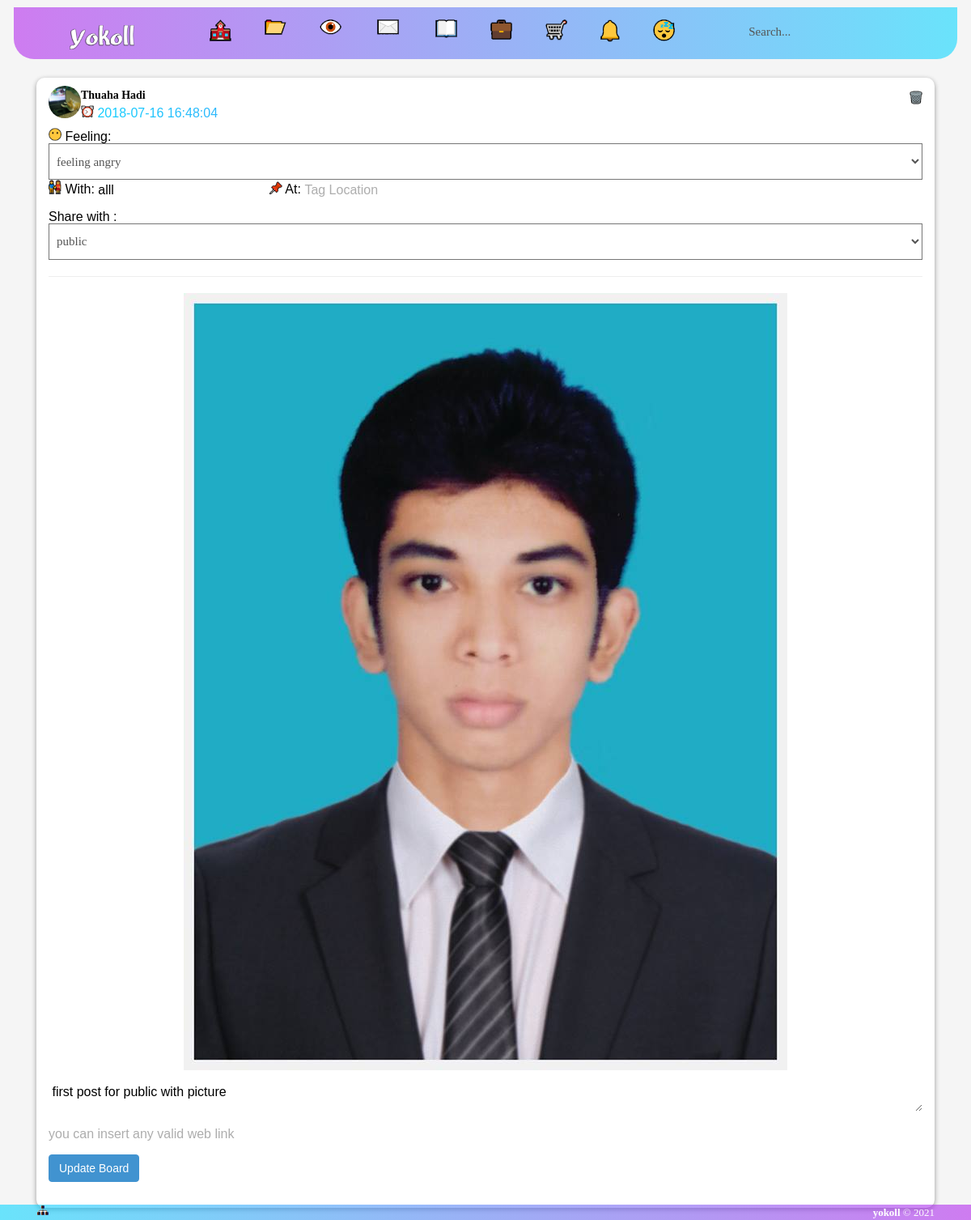
The app's page /post/edit/72 (signed in) with its own data.
### tables this page shows
CREATE TABLE IF NOT EXISTS `members` (
`id` int(225) NOT NULL,
  `fname` varchar(100) NOT NULL,
  `lname` varchar(100) NOT NULL,
  `user` varchar(25) NOT NULL,
  `email` varchar(100) NOT NULL,
  `password` varchar(50) NOT NULL,
  `gender` varchar(100) NOT NULL,
  `address` varchar(300) NOT NULL,
  `city` varchar(100) NOT NULL,
  `country` varchar(50) NOT NULL,
  `contact` varchar(15) NOT NULL,
  `bday` varchar(100) NOT NULL,
  `profilepic` varchar(500) NOT NULL,
  `coverphoto` varchar(500) NOT NULL,
  `bio` varchar(250) NOT NULL,
  `experiences` varchar(200) NOT NULL,
  `primary_school` varchar(100) NOT NULL,
  `high_school` varchar(100) NOT NULL,
  `college` varchar(100) NOT NULL,
  `graduation_college` varchar(100) NOT NULL,
  `work` varchar(100) NOT NULL,
  `art_and_enter` varchar(200) NOT NULL,
  `home_address` varchar(100) NOT NULL,
  `home_city` varchar(100) NOT NULL,
  `home_country` varchar(100) NOT NULL,
  `home_contact` varchar(15) NOT NULL,
  `office_contact` varchar(15) NOT NULL,
  `sub_email` varchar(50) NOT NULL,
  `link` varchar(500) NOT NULL,
  `verified` varchar(200) NOT NULL,
  `real_time` datetime NOT NULL,
  `join_time` varchar(50) NOT NULL,
  `update_time` varchar(25) NOT NULL,
  `security_que` varchar(500) NOT NULL,
  `security_ans` text NOT NULL,
  `search_name` varchar(500) NOT NULL
);

CREATE TABLE IF NOT EXISTS `members_post` (
`id` int(110) NOT NULL,
  `post_id` varchar(11) NOT NULL,
  `name` varchar(11) NOT NULL,
  `pakadtoan` varchar(11) NOT NULL,
  `file` varchar(250) NOT NULL,
  `type` varchar(30) NOT NULL,
  `size` int(11) NOT NULL,
  `feeling` varchar(26) NOT NULL,
  `location` varchar(50) NOT NULL,
  `tag` varchar(50) NOT NULL,
  `link` varchar(500) NOT NULL,
  `content` text NOT NULL,
  `time` timestamp NOT NULL DEFAULT CURRENT_TIMESTAMP,
  `with` varchar(100) NOT NULL,
  `share` varchar(11) NOT NULL
);

### gau_fullstory_edit.php (the view, shortened to what this page needs)
<?php include 'bin/access/social/header.php';?>
<div class="container">
<div class="row">
<div class="col-md-12">
 <?php
     $public=$_GET['id'];
							$hamim3 = mysql_query("SELECT * FROM members_post Where id='$public'");
								while($tuhan3 = mysql_fetch_array($hamim3))
							 {
								$kigur_post=$tuhan3['name'];
		   $hamim4 = mysql_query("SELECT * FROM members where user='$kigur_post'");
		   while($tuhan4 = mysql_fetch_array($hamim4))
								  {?>
     <div class="post_area col-md-12 col-sm-12">
  <img src="http://localhost/social/<?php echo $tuhan4['profilepic']; ?>" class="img-circle post_img">
     <?php $naam=$tuhan4['fname'].' '.$tuhan4['lname'].'&nbsp;'.$tuhan4['verified'];?>
     <strong><?php echo '<a style="text-decoration:none" href=http://localhost/social/user/'.$tuhan4["user"] .'>'.$naam.'</a>';?></strong>
     <div class="post_time">
     <img src="http://localhost/social/bin/access/images/icon/time.PNG" alt="Time" height="16" width="16"> <?php echo $tuhan3['time'];?>
     </div>
      <?php
     $hadi=$tuhan3['name'];
	if($hadi==$_SESSION['SESS_MEMBER_ID'])
		{
		echo '<span class="delete_post pull-right"><a title="Delete Post" href=http://localhost/social/post/delete/'.$tuhan3["id"] .'><img src="http://localhost/social/bin/access/images/icon/bin.PNG" alt="" height="16" width="16"></a></span>';
		}
		else{
			}?>
     <form action="http://localhost/social/update/board.xml" method="post">
     <img src="http://localhost/social/bin/access/images/icon/feeling.PNG" alt="" height="16" width="16"> Feeling:
         <select class="input100" name="feeling">
<option value="<?php echo $tuhan3['feeling'];?>"><?php echo $tuhan3['feeling'];?></option>
</select>
     <img src="http://localhost/social/bin/access/images/icon/with.PNG" alt="With: " height="16" width="16"> With: <input placeholder="Tag your friend" type="text" name="tag" value="<?php echo $tuhan3['tag'];?>">
     <img src="http://localhost/social/bin/access/images/icon/at.PNG" alt="At: " height="16" width="16"> At:  <input type="text" name="location" value="<?php echo $tuhan3['location'];?>" placeholder="Tag Location">
   <br/><br/>
         Share with :
                  <select class="input100" name="share">
<option value="<?php echo $tuhan3['share'];?>"><?php echo $tuhan3['share'];?></option>
         </select>
     <hr/>
     <div align="center">
  <?php
	$hadi=$tuhan3['type'];
	if($hadi=='image/jpeg')
		{
						  echo '<img class="responsive" data-action="zoom" src="http://localhost/social/bin/access/images/member/uploads/'.$tuhan3['file'].' ">';
		}
		?>
         </div><br/>
  <div class="post_content" >
 <textarea style="height:100%; width:100%" name="content" placeholder="write something..."> <?php echo $tuhan3['content'];?> </textarea>
    </div>
    <br/>
 <input type="link" style="width:100%" name="link" value="<?php echo $tuhan3['link'];?>" placeholder="you can insert any valid web link">
    <br/> <br/>
        <button class="btn btn-info" name="submit" type="submit">Update Board</button>
  </form>
    <?php
                                  }
                             }
    ?>
         <br/><br/>
    </div>
</div>
</div>
<?php include 'bin/access/index/footer.php';?>

### bin/access/css/yokoll.css (style rules this page uses)
body,html,.row-offcanvas { height:100%; }
body { padding-top: 0px; }
.post_area { width:100% auto; box-shadow: 0 2px 6px 0 rgba(0, 0, 0, 0.2), 0 2px 6px 0 rgba(0, 0, 0, 0.19); margin-bottom:15px; padding:10px 10px 0px 10px; float:left; border-radius:10px; background-color:#FFFFFF; }
.post_img { height:40px; width:40px; float: left; }
.post_time { margin: 0px 0px 10px 10px; background: linear-gradient(to right, rgba(13, 215, 255,10.0) , rgba(180, 43, 237,10.0)); -webkit-background-clip: text; -webkit-text-fill-color: transparent; }
.post_content { border-bottom:10px; width:auto; font-size:16px; }
.delete_post { margin:-46px 0px 0px 0px; }

### bin/access/css/chat-aria.css (style rules this page uses)
html, body, div, span, applet, object, iframe, h1, h2, h3, h4, h5, h6, p, blockquote, pre, a, abbr, acronym, address, big, cite, code, del, dfn, em, img, ins, kbd, q, s, samp, small, strike, strong, sub, sup, tt, var, b, u, i, center, dl, dt, dd, ol, ul, li, fieldset, form, label, legend, table, caption, tbody, tfoot, thead, tr, th, td, article, aside, canvas, details, embed, figure, figcaption, footer, header, hgroup, menu, nav, output, ruby, section, summary, time, mark, audio, video { margin: 0; padding: 0; border: 0; font-size: 100%; font: inherit; vertical-align: baseline; }
body { line-height: 1; }
html { width: 100%; }
body { width: 100%; color:#FFFFFF; }
@media (min-width: 768px) { body { font-size: 16px; } }
a { text-decoration: none; }
button { cursor: pointer; font-size: inherit; border: 0; }
strong { font-weight: 600; }
img { max-width: 100%; height: auto; }
* { box-sizing: border-box; }

### bin/access/css/main.css (style rules this page uses)
* { margin: 0px; padding: 0px; box-sizing: border-box; }
body, html { height: 100%; font-family: Poppins-Regular, sans-serif; color: #000000; }
a { font-family: Poppins-Regular; font-size: 14px; line-height: 1.7; color: #000000; margin: 0px; transition: all 0.4s; -webkit-transition: all 0.4s; -o-transition: all 0.4s; -moz-transition: all 0.4s; }
input { outline: none; border: none; }
textarea { outline: none; border: none; }
button { outline: none !important; border: none; background: transparent; }
.input100 { font-family: Poppins-Regular; font-size: 15px; color: #555555; line-height: 1.2; display: block; width: 100%; height: 45px; background: transparent; padding: 0 5px; }

### records on screen
members_post: time "2018-07-16 16:48:04", tag "alll", content "first post for public with picture"
members: profilepic (picture), naam "Thuaha Hadi", feeling "feeling angry", share "public", members_post.file (picture)
